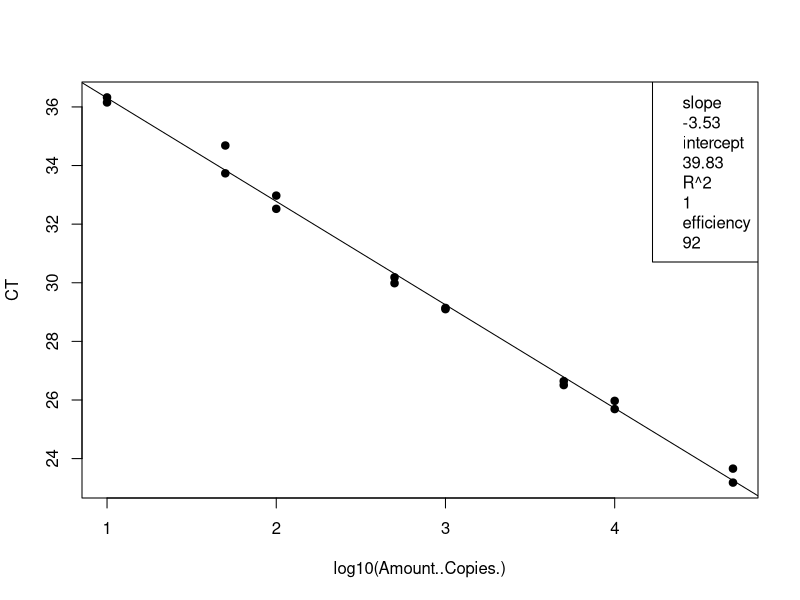
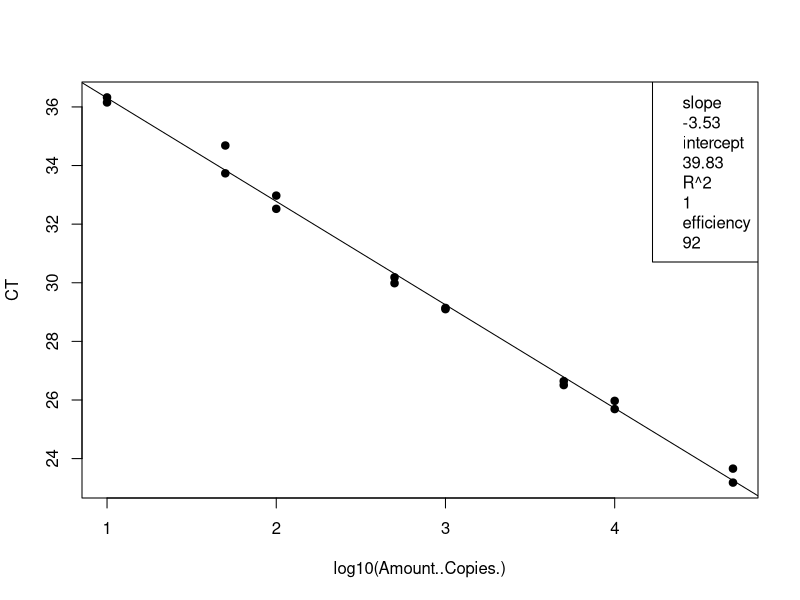
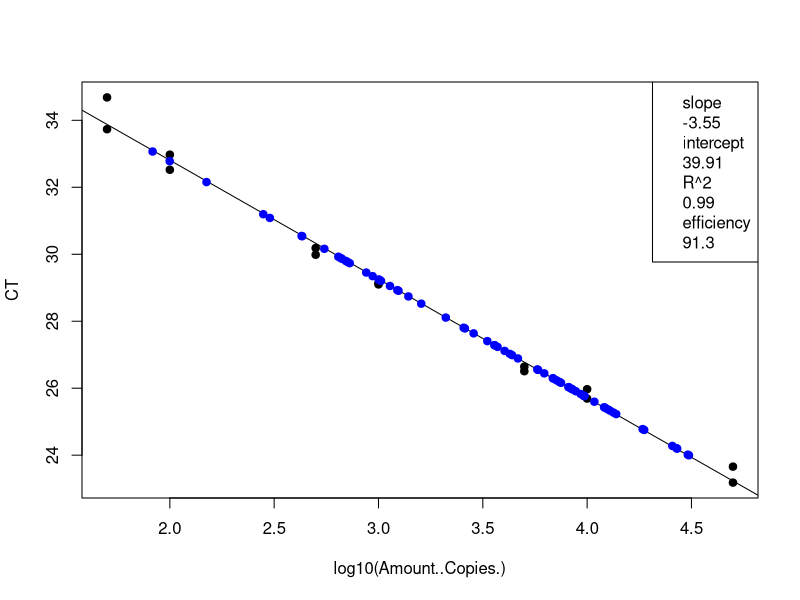
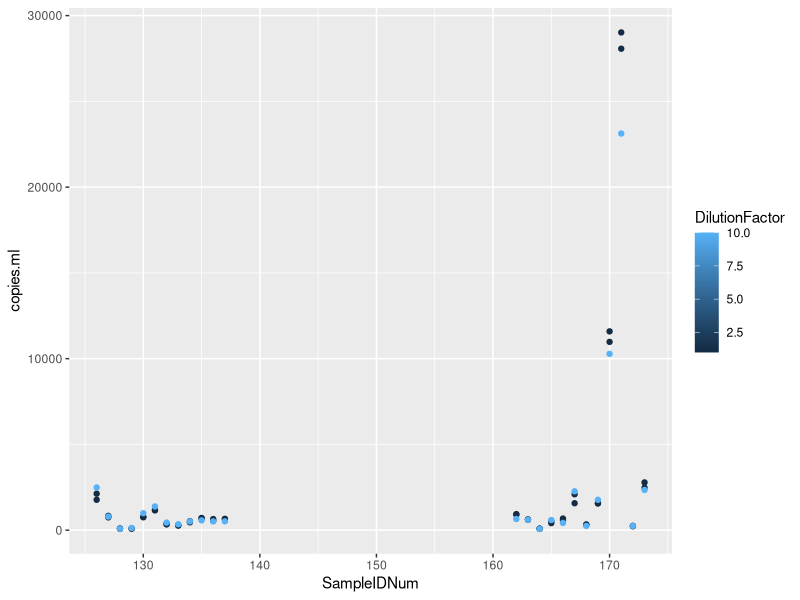

The R script that drew these images, in order:
## ---- chunk 1
knitr::opts_chunk$set(echo = TRUE)

## ---- chunk 2
# load the data (note data file must be in this repository)
data <- read.csv("Plate6_Entero_qPCRConversion.csv")
View(data)

# clean up the data file (there is some stuff at the bottom and extra blank rows)
#data <- data[-68:-70,] # This removes rows 92-95
View(data)

# assign to the correct data class #warning message about NAs is OK
class(data$CT) # check the data class type
data$CT <- as.numeric(as.character(data$CT)) # change to numeric
data$Amount..Copies. <- as.numeric(as.character(data$Amount..Copies.)) # change to numeric
## ---- chunk 3
# linear regression of standard curve
standards = data[1:16,]
standardCurve <- lm(CT ~ log10(Amount..Copies.), data = standards)
  
standardCurvePlot <- plot(CT ~ log10(Amount..Copies.), data = standards, pch=19) 
abline(coef(standardCurve)) 
legend("topright", legend=c(paste= "slope", round(standardCurve$coefficients[2], 2), 
                            paste= "intercept", round(standardCurve$coefficients[1], 2), 
                            paste= "R^2", round(summary(standardCurve)$r.squared, 2),
                            paste = "efficiency", round((10^(-1/standardCurve$coefficients[2])-1)*100, 1)))
## ---- chunk 4
# remove standards that sucked and redo analysis NOT NEEDED 21 Jan 2020
#standards <- standards[-15:-16,] # uncomment this line and change which rows to remove
standardCurve <- lm(CT ~ log10(Amount..Copies.), data = standards)

standardCurvePlot <- plot(CT ~ log10(Amount..Copies.), data = standards, pch=19)
abline(coef(standardCurve))
col = "blue"
legend("topright", legend=c(paste= "slope", round(standardCurve$coefficients[2], 2),
                            paste= "intercept", round(standardCurve$coefficients[1], 2),
                            paste= "R^2", round(summary(standardCurve)$r.squared, 2),
                            paste = "efficiency", round((10^(-1/standardCurve$coefficients[2])-1)*100, 1)))
## ---- chunk 5
# data set of unknowns including info on standard curve
#unknowns = subset(data, Name == "UNKNOWN")
unknowns = data[17:88,]
#unknowns <- unknowns[-1:-3,] # uncomment this line and change which rows to remove if these samples were outside of the standard curve

# add new columns to the data table
unknowns$plate_num = 1 #change to the actual plate number
unknowns$standard_slope = standardCurve$coefficients[2]
unknowns$standard_intercept = standardCurve$coefficients[1]
unknowns$R2 = summary(standardCurve)$r.squared
unknowns$efficiency =  (10^(-1/standardCurve$coefficients[2])-1)*100
  
# add a new column that interpolates copies/well from Ct for the unknowns
unknowns$log.copies.well = ((unknowns$CT - standardCurve$coefficients[1])/standardCurve$coefficients[2])
unknowns$copies.well = 10^unknowns$log.copies.well

# copies/ul extract accounting for dilution factor
vol.well = 3 #qPCR template volume in ul
unknowns$vol.well = vol.well
unknowns$copies.ul = ((unknowns$copies.well/vol.well)*unknowns$DilutionFactor)

# copies/extraction
vol.elution = 110 #DNA extraction elution volume in ul
unknowns$vol.elution = vol.elution
unknowns$copies.extraction = (unknowns$copies.ul*vol.elution)

# copies/ml #Volume is volume of sample filtered in mL
unknowns$copies.ml = (unknowns$copies.extraction/unknowns$Volume)


## ---- chunk 6
standards <- standards[-15:-16,] # uncomment this line and change which rows to remove
standardCurve <- lm(CT ~ log10(Amount..Copies.), data = standards)

standardCurvePlot <- plot(CT ~ log10(Amount..Copies.), data = standards, pch=19)
abline(coef(standardCurve))
col = "blue"
legend("topright", legend=c(paste= "slope", round(standardCurve$coefficients[2], 2),
                            paste= "intercept", round(standardCurve$coefficients[1], 2),
                            paste= "R^2", round(summary(standardCurve)$r.squared, 2),
                            paste = "efficiency", round((10^(-1/standardCurve$coefficients[2])-1)*100, 1)))

unknowns = unknowns[1:72,]
standardCurve <- lm(CT ~ log10(copies.well), data = unknowns)

standardCurvePlot <- points(CT ~ log10(copies.well), data = unknowns, pch=19, col = "blue")


#abline(coef(standardCurve))
#legend("topright", legend=c(paste= "slope", round(standardCurve$coefficients[2], 2),
                            #paste= "intercept", round(standardCurve$coefficients[1], 2),
                            #paste= "R^2", round(summary(standardCurve)$r.squared, 2),
                            #paste = "efficiency", round((10^(-1/standardCurve$coefficients[2])-1)*100, 1)))
## ---- chunk 7
# make a plot that compares the diluted to undiluted replicates for each sample including dilution factor
library("ggplot2")
unknowns$SampleIDNum <- as.numeric(as.character(unknowns$SampleIDNum)) # change to numeric
replicates = unknowns[1:72,]
#replicates <- replicates[-18,] # This removes rows (B11)
#replicates <- replicates[-32,] # This removes rows (D8)
#replicates <- replicates[-55,] # This removes rows (G5)
qplot(SampleIDNum,copies.ml, data=replicates, col=DilutionFactor)
## ---- chunk 8
# write csv file
write.csv(unknowns, file = "Plate6_Entero_ConvertedData.csv", row.names=FALSE, na="")

# average the replicates (if not strongly inhibited) and make a new file
averaged = unknowns[1:72,]
averaged$averaged <- tapply(unknowns$copies.ml, unknowns$SampleIDNum, mean)
write.csv(averaged, file = "Plate6_Entero_Averaged.csv", row.names=FALSE, na="")
